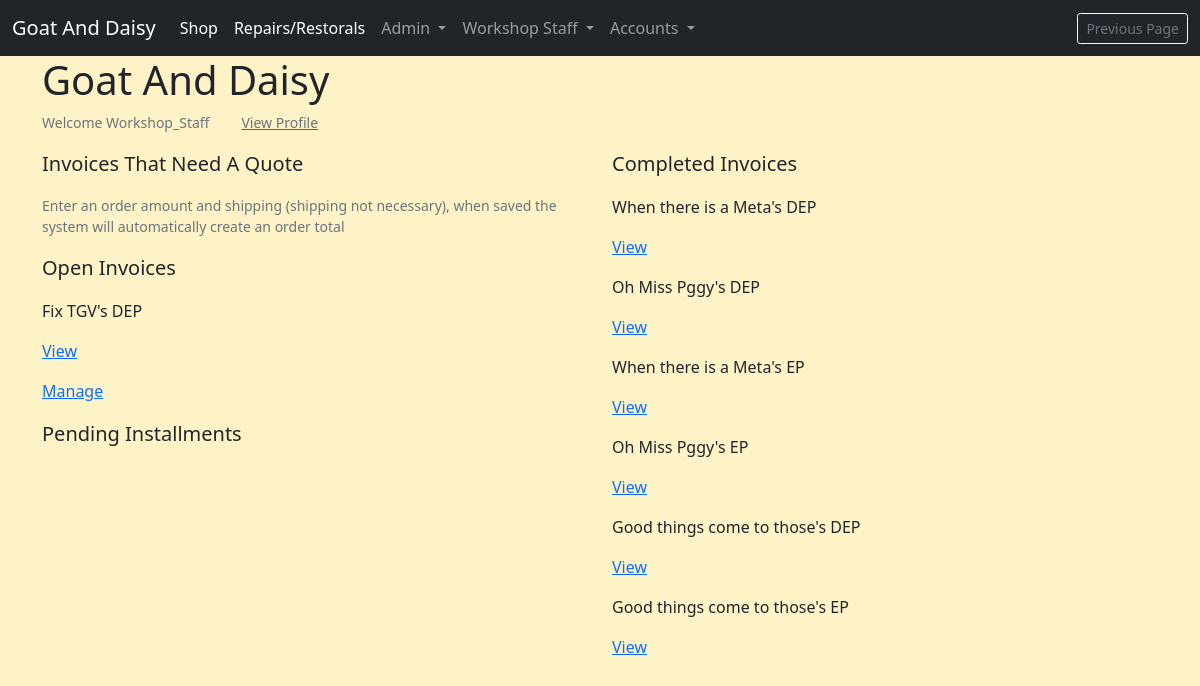
Before: /workshop/all_customer_invoices/ (signed in) with the older database file.
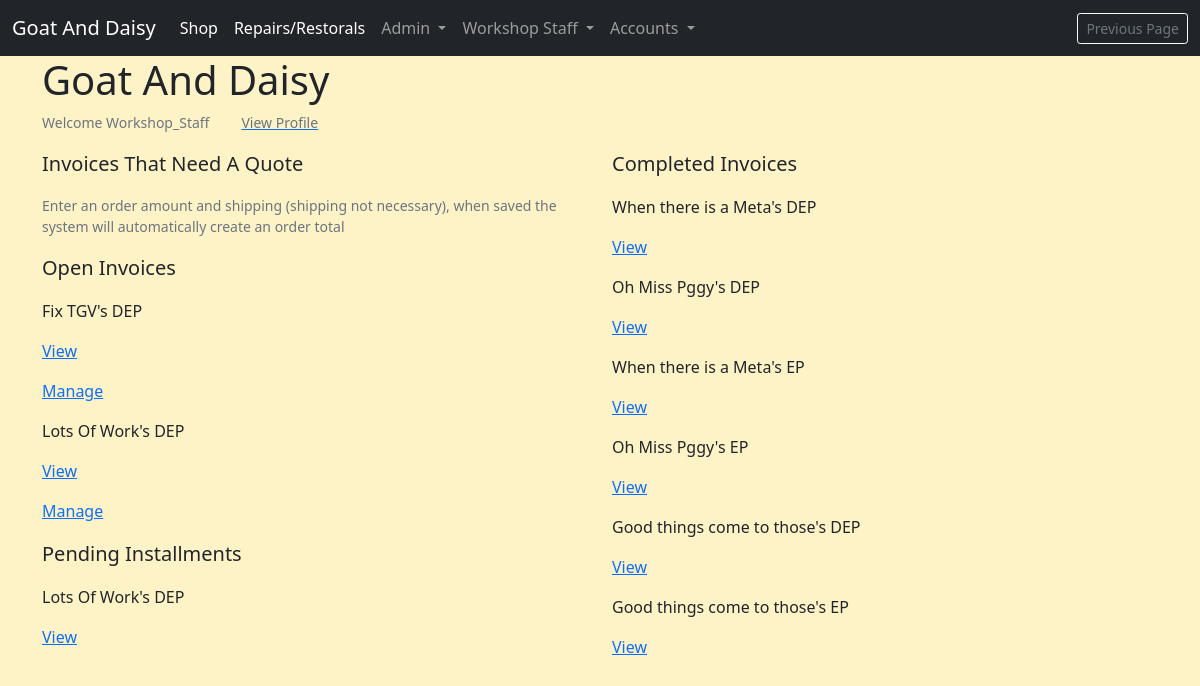
After: the same page with the newer database file.
### invoices/models.py (models this page shows, shortened)
class BaseInvoice(models.Model):
    date_created = models.DateField(auto_now_add=True)
    order_number = models.CharField(max_length=100, editable=False)
    full_name = models.CharField(max_length=100, null=True, blank=True)
    email = models.EmailField(null=True, blank=True)
    address1 = models.CharField(max_length=100, null=True, blank=True)
    address2 = models.CharField(max_length=100, null=True, blank=True)
    postcode = models.CharField(max_length=40, null=True, blank=True)
    town_or_city = models.CharField(max_length=40, null=True, blank=True)
    country = models.CharField(max_length=40, null=True, blank=True)
    notes = models.TextField(null=True, blank=True)
    order_amount = models.DecimalField(
        max_digits=6, decimal_places=2, default=0)
    shipping_cost = models.DecimalField(
        max_digits=6, decimal_places=2, default=0)
    order_total = models.DecimalField(
        max_digits=6, decimal_places=2, default=0)
    is_completed = models.BooleanField(default=False)
    paid_on = models.DateTimeField(null=True, blank=True)

class WorkshopCustomerInvoice(BaseInvoice):
    PAYMENT_CHOICES = [
        ('DEP', 'Deposit'),
        ('EP', 'End Payment'),
        ('SPT', 'Single Payment Total'),
        ('SP', 'Supplementary Payment'),
    ]
    service_ticket = models.ForeignKey(ServiceTicket, on_delete=models.CASCADE)
    payment_type = models.CharField(max_length=25, choices=PAYMENT_CHOICES)
    installment_paid = models.BooleanField(default=False)
    def __str__(self):
        return self.service_ticket.title + "'s" + " " + self.payment_type

### repairs_restorals/models.py (models this page shows, shortened)
class ServiceTicket(models.Model):
    customer = models.ForeignKey(
        Customer, related_name='service_ticket', on_delete=models.CASCADE)
    workshop_staff_responsible = models.ForeignKey(
        StaffMember, related_name='staff_tickets', on_delete=models.CASCADE)
    title = models.CharField(max_length=255)
    date_created = models.DateField(auto_now_add=True, editable=False)
    last_updated = models.DateField(auto_now=True, editable=False)
    service_description = models.TextField()
    link_to_desired_materials_1 = models.URLField(null=True, blank=True)
    link_to_desired_materials_2 = models.URLField(null=True, blank=True)
    link_to_desired_materials_3 = models.URLField(null=True, blank=True)
    is_completed = models.BooleanField(default=False)
    has_invoice = models.BooleanField(default=False)

### repairs_restorals/views.py (the view)
# urls.py: path('all_customer_invoices/', views.AllCustomerInvoices.as_view(), name="all_customer_invoices"),
class AllCustomerInvoices(GroupRequiredMixin, ListView):
    group_required = [u'Workshop Staff']
    model = WorkshopCustomerInvoice
    template_name = 'repairs_restorals/all_customer_invoices.html'
    context_object_name = "invoices"

### invoices/contexts.py (called while the page is built, shortened)
def shopping_cart(request):
    template_cart = []
    products_count = 0
    order_amount = 0
    shipping = 500
    cart = request.session.get('cart', {})
    for item in enumerate(template_cart):
        products_count += 1
    order_total = order_amount + shipping
    stripe_total = round(order_total * 100)
    context = {
        'template_cart': template_cart,
        'products_count': products_count,
        'order_amount': order_amount,
        'shipping': shipping,
        'order_total': order_total,
        'stripe_total': stripe_total,
    }
    return context

### profiles/group_mixin_decorator.py (called while the page is built)
    def dispatch(self, request, *args, **kwargs):
        if not request.user.is_authenticated:
            raise PermissionDenied
        else:
            user_groups = []
            for group in request.user.groups.values_list('name', flat=True):
                user_groups.append(group)
            if len(set(user_groups).intersection(self.group_required)) <= 0:
                raise PermissionDenied
        return super(GroupRequiredMixin, self).dispatch(request, *args, **kwargs)

### repairs_restorals/templates/repairs_restorals/all_customer_invoices.html (shortened to what this page needs)
{% extends 'base.html' %}
{% block content %}
<div class="row">
    <div class="col">
        <p class="lead"><strong>Invoices That Need A Quote</strong></p>
<p class="small text-muted">Enter an order amount and shipping (shipping not
    necessary), when saved the system will automatically create an order total
</p>
<p class="lead"><strong>Open Invoices</strong></p>
{% for invoice in invoices %}
{% if not invoice.is_completed%}
<p>{{ invoice }}</p>
<a href="{% url 'customer_invoice_detail' invoice.id %}">
    <p>View</p>
</a>
<a href="{% url 'admin_customer_invoice' invoice.id %}">
    <p>Manage</p>
</a>
{% endif %}
{% endfor %}
<p class="lead"><strong>Pending Installments</strong></p>
{% for invoice in invoices %}
{% if not invoice.is_completed %}
{% if not invoice.installment_paid %}
<p>{{ invoice }}</p>
<a href="{% url 'customer_invoice_detail' invoice.id %}">
    <p>View</p>
</a>
{% endif %}
{% endif %}
{% endfor %}
    </div>
    <div class="col">
        <p class="lead"><strong>Completed Invoices</strong></p>
{% for invoice in invoices %}
{% if invoice.is_completed %}
<p>{{ invoice }}</p>
<a href="{% url 'customer_invoice_detail' invoice.id %}">
    <p>View</p>
</a>
{% endif %}
{% endfor %}
    </div>
</div>
{% endblock %}

Changed rows visible on the page:
added WorkshopCustomerInvoice: service_ticket+payment_type "Lots Of Work's DEP"
